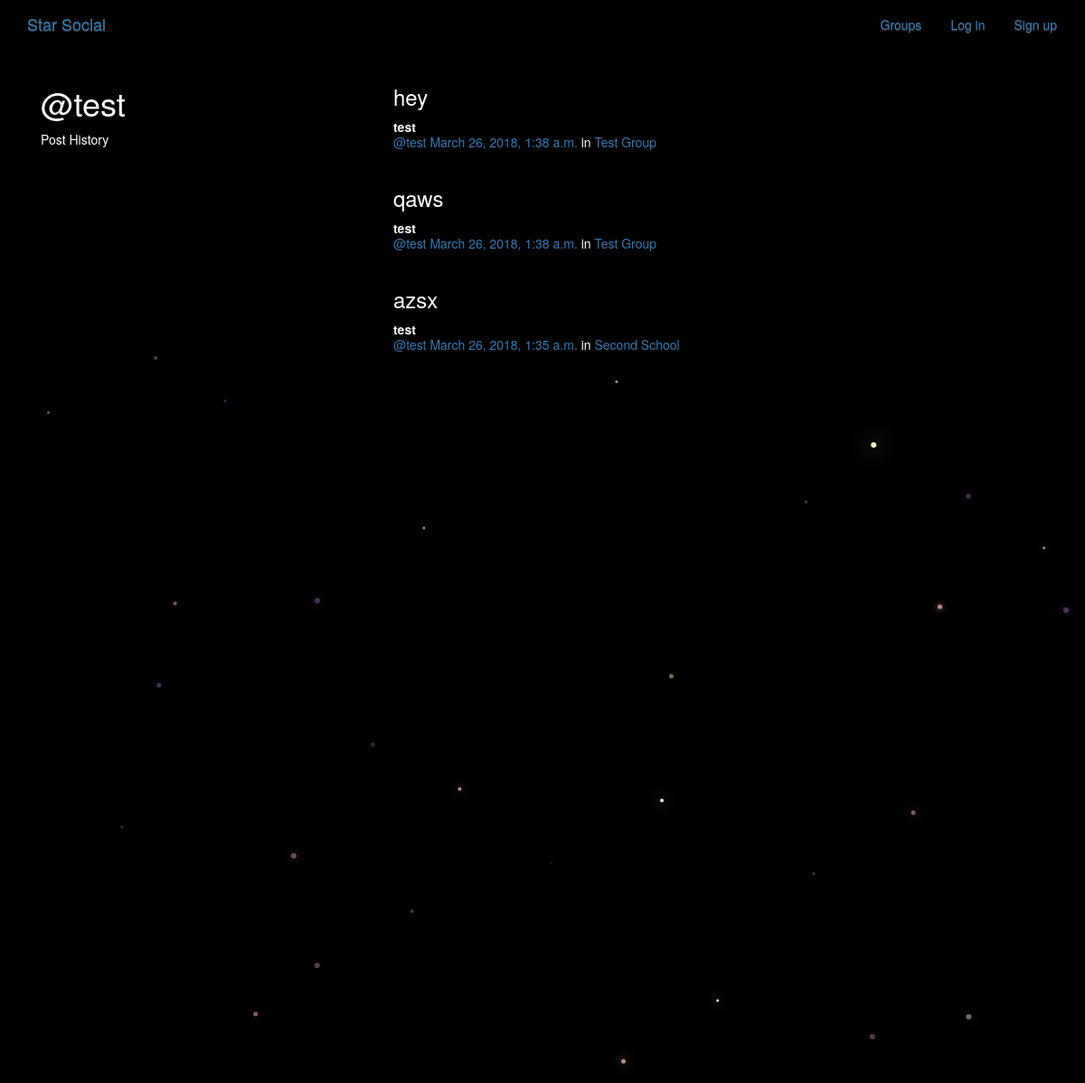
The app's page /posts/by/test/ with its own data.
### posts/models.py (models this page shows, shortened)
class Post(models.Model):
    user = models.ForeignKey(User, related_name="posts")
    created_at = models.DateTimeField(auto_now=True)
    message = models.TextField()
    message_html = models.TextField(editable=False)
    group = models.ForeignKey(Group, related_name="posts",null=True, blank=True)
    class Meta:
        ordering = ["-created_at"]
        unique_together = ["user", "message"]

### groups/models.py (models this page shows, shortened)
class Group(models.Model):
    name = models.CharField(max_length=255, unique=True)
    slug = models.SlugField(allow_unicode=True, unique=True)
    description = models.TextField(blank=True, default='')
    description_html = models.TextField(editable=False, default='', blank=True)
    members = models.ManyToManyField(User,through="GroupMember")
    class Meta:
        ordering = ["name"]

### posts/views.py (the view)
# urls.py: url(r"by/(?P<username>[-\w]+)/$",views.UserPosts.as_view(),name="for_user"),
class UserPosts(SelectRelatedMixin,generic.ListView):
    model = models.Post
    template_name = "posts/user_post_list.html"
    select_related = ('user','group')
    def get_queryset(self):
        try:
            self.post_user = User.objects.prefetch_related('posts').get(
                username__iexact=self.kwargs.get("username")
            )
        except User.DoesNotExist:
            raise Http404
        else:
            return self.post_user.posts.all()
    def get_context_data(self, **kwargs):
        context = super(UserPosts,self).get_context_data(**kwargs)
        context["post_user"] = self.post_user
        return context

### posts/templates/posts/user_post_list.html
{% extends "posts/post_base.html" %}
{% block prepost %}
<div class="col-md-4">
	<h1>@{{ post_user.username }}</h1>
	<p>Post History</p>
</div>
{% endblock %}
{% block post_content %}
<div class="col-md-8">
	{% for post in post_list %}
		{% include "posts/_post.html" %}
	{% endfor %}
</div>
{% endblock %}

### posts/templates/posts/_post.html (shortened to what this page needs)
<div class="post media">
	<h3>{{ post.message|safe }}</h3>
	<div class="media-body">
		<strong>{{ post.user.username }}</strong>
		<h5 class="media-heading">
			<span class="username"><a href="{% url 'posts:for_user' username=post.user.username %}">@{{ post.user.username }}</a></span>
			<time class="time"><a href="{% url 'posts:single' username=post.user.username pk=post.pk %}">{{ post.created_at }}</a></time>
			{% if post.group %}
			<span class="group-name">in <a href="{%url 'groups:single' slug=post.group.slug%}">{{ post.group.name }}</a></span>
			{% endif %}
		</h5>
	</div>
</div>

### static/simplesocial/css/master.css (style rules this page uses)
body { margin: 0; background-color: black; color:white; }

### records on screen
Post: message "hey", user.username "test", created_at "March 26, 2018, 1:38 a.m.", group.name "Test Group"
Post: message "qaws", user.username "test", created_at "March 26, 2018, 1:38 a.m.", group.name "Test Group"
Post: message "azsx", user.username "test", created_at "March 26, 2018, 1:35 a.m.", group.name "Second School"

### other values on screen
{{ post_user.username }} "test"
